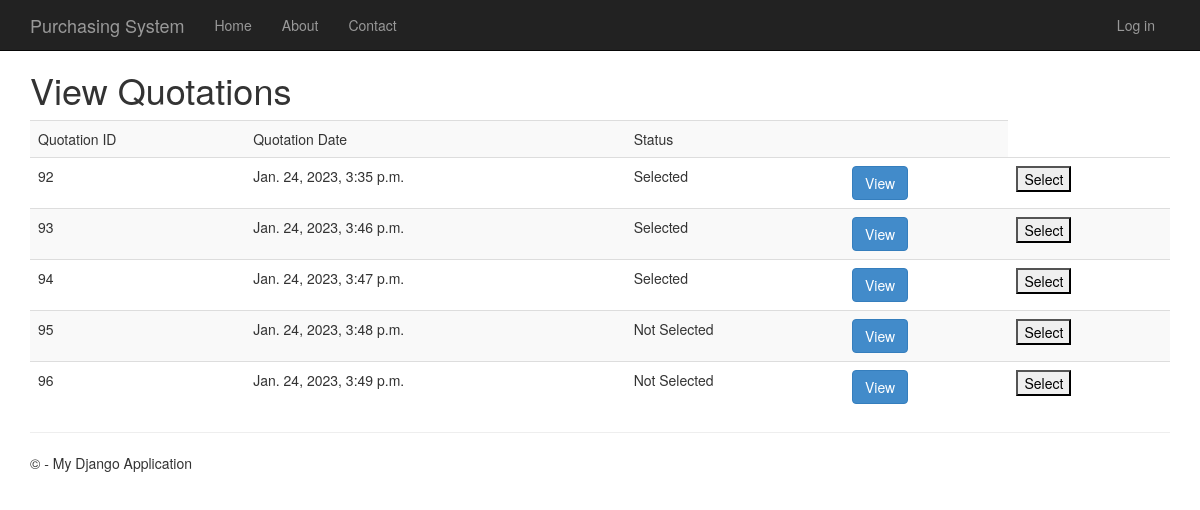
/quotation/view_Quotation/, run on the app's committed database.
### quotation/models.py (models this page shows, shortened)
class quotation(models.Model):
    Quotation_ID = models.AutoField(primary_key=True)
    Quotation_Number = models.CharField(max_length=15, null=True)
    Valid_Date = models.DateField(max_length=6,null=True)
    Creation_Date = models.DateTimeField(auto_now_add=True,null = True)
    status = models.BooleanField(default=False)
    seller_ID = models.ForeignKey(Seller, on_delete=models.CASCADE, null=True)

### quotation/views.py (the view)
# urls.py: path('view_Quotation/', views.view_Quotation , name = 'vieWqcon'),
def view_Quotation(request):
    status =[]
    for q in quotation_list:
        if q.status == True:
            status.append("Selected")
        else:
            status.append("Not Selected")
    return render(request,'app/viewqcon.html',{'quotation_list': quotation_list})

### quotation/templates/app/viewqcon.html (shortened to what this page needs)
{% extends "app/layout.html" %}
{% block content %}
<h1>View Quotations</h1>
<table class="table table-striped">
  <tr>
    <td>Quotation ID</td>
    <td>Quotation Date</td>
    <td>Status</td>
    <td></td>
  </tr>
  {% for quotation in quotation_list %}
  <tr>
    <td>{{ quotation.Quotation_ID }}</td>
    <td>{{ quotation.Creation_Date }}</td>
    <td>{% if quotation.status %}Selected{% else %}Not Selected{% endif %}</td>
    <td><a class="btn btn-primary" href="{% url 'q' quotation.Quotation_ID %}">View</a></td>
    <td>
      <form action="{% url 'confirm_change' %}" method="post">
        <button type="submit">Select</button>
      </form>
    </td>
  </tr>
  {% endfor %}
</table>
{% endblock %}

### app/static/app/content/site.css (style rules this page uses)
body { padding-top: 50px; padding-bottom: 20px; }

### data on the page
quotation: Quotation_ID "92", Creation_Date "Jan. 24, 2023, 3:35 p.m.", status "Selected"
quotation: Quotation_ID "93", Creation_Date "Jan. 24, 2023, 3:46 p.m.", status "Selected"
quotation: Quotation_ID "94", Creation_Date "Jan. 24, 2023, 3:47 p.m.", status "Selected"
quotation: Quotation_ID "95", Creation_Date "Jan. 24, 2023, 3:48 p.m.", status "Not Selected"
quotation: Quotation_ID "96", Creation_Date "Jan. 24, 2023, 3:49 p.m.", status "Not Selected"
